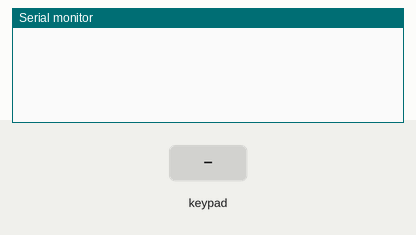
This sketch was run on a simulated Arduino Uno, built with avr-gcc and run on an emulated ATmega328P. Shown: the last lines printed to the serial monitor. The inputs (shaded band) are chosen by the test bench.

Above: at 1.2 s.
1.3 s: key '1' pressed
At 2.1 s:
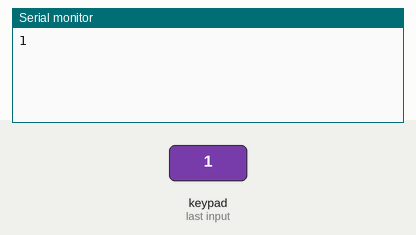
2.8 s: keypad keys 1 2 1 1 1 0 9 # pressed 0.4 s apart
At 6.5 s:
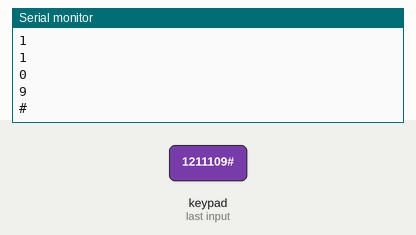
7.5 s: key 'A' pressed
At 7.9 s:
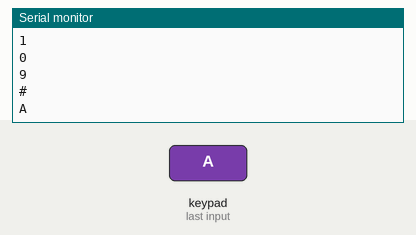
9.0 s: keypad keys 1 2 1 1 1 0 9 * pressed 0.4 s apart
At 12.7 s:
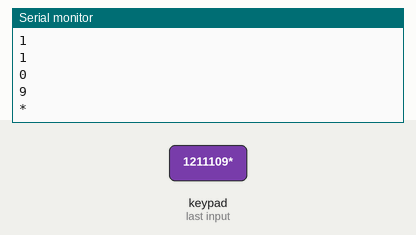
13.7 s: key 'B' pressed
At 14.9 s:
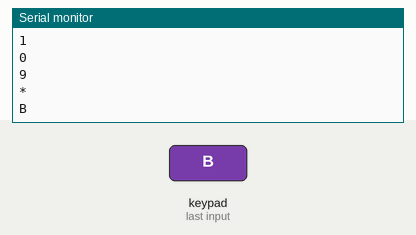
15.2 s: keypad keys 1 2 1 1 1 0 9 D pressed 0.4 s apart
At 18.4 s:
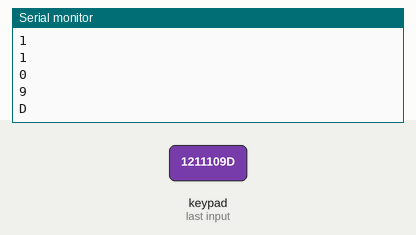
Timing chart, 0 to 19.9 s (numbered marks = the images above; inputs shaded):
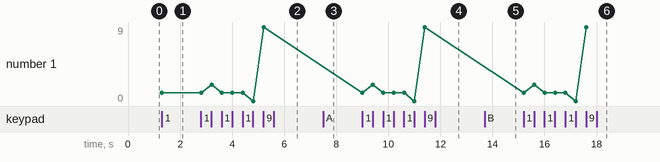

Measured:
- after the input at 1.3 s, the serial monitor: prints a new line at once (image 1)
- after the input at 2.8 s, the serial monitor: prints a new line after 0.41 s (image 2)
- after the input at 7.5 s, the serial monitor: prints a new line at once (image 3)
- after the input at 9.0 s, the serial monitor: prints a new line at once (image 4)
- after the input at 13.7 s, the serial monitor: prints a new line at once (image 5)
- after the input at 15.2 s, the serial monitor: prints a new line at once (image 6)
- plotted number 1: 1 → 9 after the input at 2.8 s

The sketch:

TestKeypad.ino
```cpp
#include <Keypad.h>

const byte ROWS = 4;
const byte COLS = 4;

char hexaKeys[ROWS][COLS] = {
  {'1', '2', '3', 'A'},
  {'4', '5', '6', 'B'},
  {'7', '8', '9', 'C'},
  {'*', '0', '#', 'D'}
};

byte rowPins[ROWS] = {12, 11, 10, 9};
byte colPins[COLS] = {8, 7, 6, 5};

Keypad customKeypad = Keypad(makeKeymap(hexaKeys), rowPins, colPins, ROWS, COLS);

void setup(){
  Serial.begin(115200);
}

void loop(){
  char customKey = customKeypad.getKey();

  if (customKey){
    Serial.println(customKey);
  }
}
```
